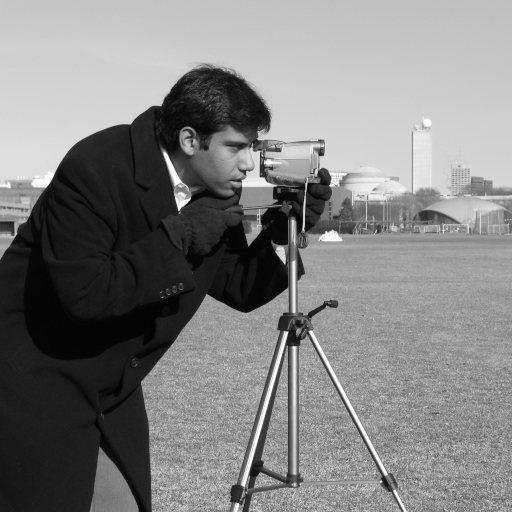
#> input picture skimage.data.camera(), 512 x 512 px
$ jupyter execute uoft-opencv-trail-nb-prepwork.ipynb   (shell and % lines are left out)
#> lines starting #> are read from the running program, lines starting #| are printed output that depends on the picture; after the words box and inside, x2 and y2 are one past the last pixel; in counts of white or black regions, pixels touching at a corner belong together
# Image Processing with OpenCV
[Origin](https://nbviewer.jupyter.org/github/UofTCoders/studyGroup/blob/gh-pages/lessons/python/image-processing/image_processing.ipynb)

## Prompt
- A : [load skimage & local images](#A)
    - get image statistics
- B : [image preprocessing (matplotlib)](#B)
    - get image data type
    - get statistics
    - manipulate duplicated images with filters
        - pixels
        - colors
        - masking
        - RGB values
        - invert
    - post-filtering dtype (data type) image conversions
        - function name description
        - 64-bit floating point
        - 8-bit unit
        - 16-bit unit
    - rescale intensity with new filtered images
        - exposure
    - histogram plotting for display image
- C : [image segmentation prep](#C)
    - get local image as new variable
    - plot image histogram
    - get image thresholding
    - filters
        - canny edge detector
        - watershed algortihm
        - contrast
    - plot image histograms for each copied image manipulated


<br />

### Shortcuts
- migrate cell content together = esc + shift + m
- add new cells:
    - blue static border
        - above: esc + a
        - below: esc + b
        - delete: dd

[cell 1]

import matplotlib
import numpy as np
import matplotlib.pyplot as plt

# pip install scikit-image
import skimage
from skimage import data

## Load Image
### <a name="A">A</a> : load skimage & local images

<!--
## Image Manipulation
### <a name="B">B</a> : image preprocessing (matplotlib)
# Image Segmentation
### <a name="C">C</a> : image segmentation prep
-->

[cell 2]
# load skimage camera images

camera = data.camera()
#> camera is the input picture: shape (512, 512); min 0, max 255, mean 129.1
camera

[cell 3]
type(camera)

[cell 4]
# find image size with numpy.shape
camera.shape
#> Out = (512, 512)

[cell 5]
# colorize with maplotlib.imshow

plt.imshow(camera, 'gray')

[cell 6]
# show image stats

print('Image size as array: %d x %d' % (camera.shape[0], camera.shape[1]))
#| Image size as array: 512 x 512
print('Pixel number of image: %d' % camera.size)
#| Pixel number of image: 262144
print('Pixel range: [%d, %d]' % (camera.min(), camera.max()))
#| Pixel range: [0, 255]
print('Average pixel value: %.2f' % camera.mean())
#| Average pixel value: 129.06

### Load local image

- [Module](https://scikit-image.org/docs/dev/api/skimage.io.html) **io** : Utilities to read and write images in various formats.

| Plug-ins | Description |
| :------- | :---------- |
| tifffile | Load and save TIFF and TIFF-based images using tifffile.py |
| gdal     | Image reading via the GDAL Library (www.gdal.org) |
| gtk      | Fast image display using the GTK library |
| imread   | Image reading and writing via imread |
| imageio  | Image reading via the ImageIO Library |
| fits     | FITS image reading via PyFITS |
| pil      | Image reading via the Python Imaging Library |
| simpleitk | Image reading and writing via SimpleITK |
| qt       | Fast image display using the Qt library |
| matplotlib | Display or save images using Matplotlib |

### Resources

Read more about

- numpy array [object.shape](https://machinelearningmastery.com/index-slice-reshape-numpy-arrays-machine-learning-python/)
- matplotlib [imshow()](https://matplotlib.org/3.1.0/api/_as_gen/matplotlib.pyplot.imshow.html)

[cell 7]
# load custom image source

from skimage import io
colony = io.imread('yeast_colony_array.jpg')
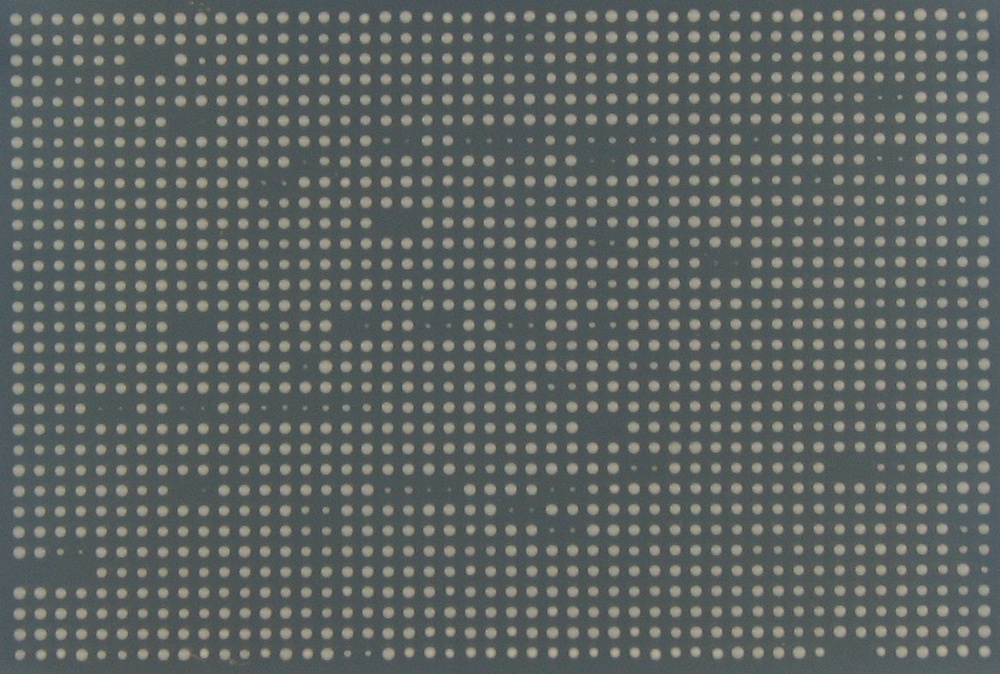
#> input picture uoft/yeast_colony_array.jpg, 1000 x 674 px, shrunk from 1571 x 1059 before the run
#> colony is the input picture: shape (674, 1000, 3); mean R, G, B 93.6, 100, 98.1
print(type(colony))
#| <class 'numpy.ndarray'>

# number array dimensions and position
print(colony.shape)
#| (674, 1000, 3)

[cell 8]
# position figure images side by side
plt.figure(figsize=(24, 18))

# 01 - all channels real shape plot
plt.subplot(121)
# plt.imshow(colony)          # plot numpy arrays as images
plt.imshow(colony[:, :, :])   # apply pseudocolor schemes to image plots (img[R, G, B])
plt.title('3-Channel Image')
plt.axis('on')

# 02 - one channel only plot
plt.subplot(122)
plt.imshow(colony[:, :, 0])
plt.title('1-Channel Image')
plt.axis('on')
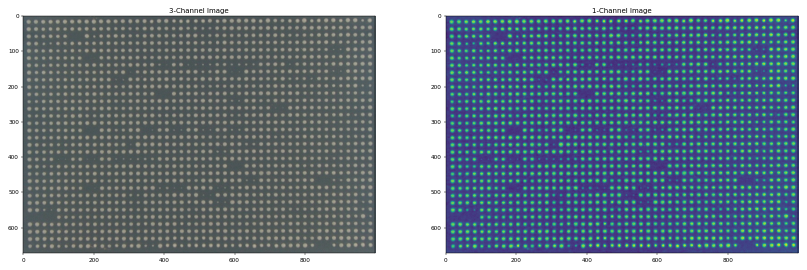
#> figure drawn by matplotlib, 2 panels

[cell 9]
# matplotlib - image tutorial code
# apply pseudocolor schemes to image plots

colony_clr = colony[:, :, 0]
plt.imshow(colony_clr)

[cell 10]
# matplotlib - image tutorial code
# 2D, no color = a luminosity image
# viridis = default colormap (aka lookup table, LUT)
# apply LUT

plt.imshow(colony_clr, cmap = 'hot')

[cell 11]
# matplotlib - image tutorial code
# change colormaps on existing plot objects

# colony_clr = colony[:, :, 0]
# plt.imshow(colony_clr, cmap = 'hot')

colony_cmap = plt.imshow(colony_clr)
colony_cmap.set_cmap('nipy_spectral')

[cell 12]
# matplotlib - image tutorial code
# examine a specific image data range with histogram
# find different contrast regions
# plt.hist()

colony_histo = plt.hist(colony_clr.ravel(), bins=256, range=(0.0, 1.0), fc='k', ec='k')
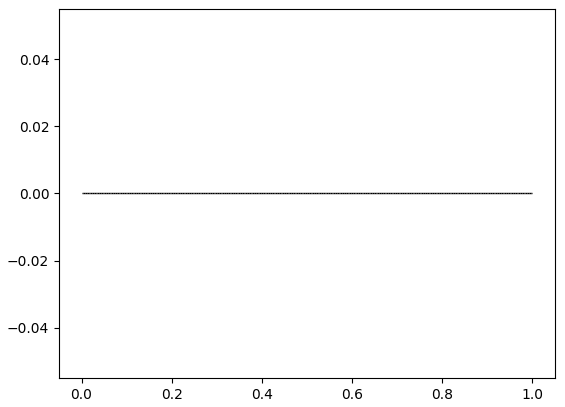
#> figure drawn by matplotlib, 1 panel

[cell 13]
# matplotlib - image tutorial code
# histogram peak = upper limit
# plt.set_clim()

colony_pltpeak = plt.imshow(colony_clr, clim = (0.0, 0.7))

## Image Manipulation
### <a name="B">B</a> : image preprocessing (matplotlib)

[cell 14]
# get pixel value

camera = data.camera()
print(type(camera))
#| <class 'numpy.ndarray'>
plt.title('Image Original')
plt.imshow(camera)
plt.axis('on')

# get value at [row 10, col 20]
camera[10, 20]
#> Out = 200

[cell 15]
# make pixel black at [row 3, col 10]
camera[3, 10] = 0
#> camera: shape (512, 512); under 0.01% of pixels changed, all inside (x1, y1, x2, y2) = (10, 3, 11, 4)
plt.imshow(camera, 'gray')

[cell 16]
# set 1st 50 lines black
camera = data.camera()
camera[:50] = 0
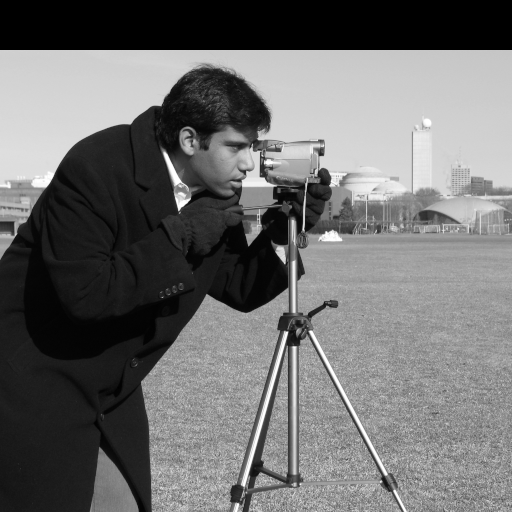
#> camera: shape (512, 512); 9.77% of pixels changed, all inside (x1, y1, x2, y2) = (0, 0, 512, 50)
plt.imshow(camera)
